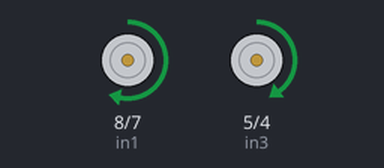
Recording of a sketch running on a simulated Arduino Uno, built with avr-gcc and run on an emulated ATmega328P. On the bench: motor-driver pin pairs drawn as motors (green arrow = first pin HIGH = forward, orange = second pin HIGH = backward, longer = more drive, scaled by the enable pin).

Above: at 4.5 s.
At 13.5 s:
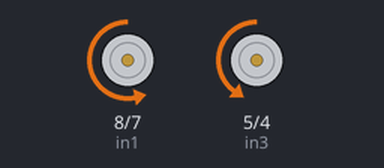
At 22.5 s:
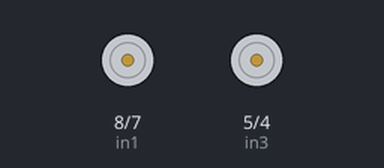
Timing chart, 0 to 35.1 s (numbered marks = the images above):
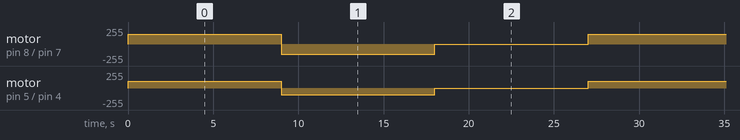

The sketch:

obzor-drayvera-motora-na-l298n-1.ino
```cpp
// Двигатель A
int enA = 9;
int in1 = 8;
int in2 = 7;
// Двигатель B
int enB = 3;
int in3 = 5;
int in4 = 4;

void setup()
{
  pinMode(enA, OUTPUT);
  pinMode(enB, OUTPUT);
  pinMode(in1, OUTPUT);
  pinMode(in2, OUTPUT);
  pinMode(in3, OUTPUT);
  pinMode(in4, OUTPUT);
  digitalWrite(in1, LOW);
  digitalWrite(in2, LOW);
  digitalWrite(in3, LOW);
  digitalWrite(in4, LOW);
}

void loop()
{
// Установка двигателя A и B на максимальную скорость (0 ... 255)
  analogWrite(enA, 150);
  analogWrite(enB, 100);
// Вращение двигателем A и B вперед
  digitalWrite(in1, HIGH);
  digitalWrite(in2, LOW);
  digitalWrite(in3, HIGH);
  digitalWrite(in4, LOW);
  delay(9000);
// Вращение двигателем A и B назад
  digitalWrite(in1, LOW);
  digitalWrite(in2, HIGH);
  digitalWrite(in3, LOW);
  digitalWrite(in4, HIGH);
  delay(9000);
// Отключение мотора A и B
  digitalWrite(in1, LOW);
  digitalWrite(in2, LOW);
  digitalWrite(in3, LOW);
  digitalWrite(in4, LOW);
  delay(9000);
}
```

Measured:
- by itself, motor on pin 8 (in1) / pin 7 (in2): repeats every 27.0 s: backward 150/255 9.0 s, stopped 9.0 s, forward 150/255 9.0 s
- by itself, motor on pin 5 (in3) / pin 4 (in4): repeats every 27.0 s: backward 100/255 9.0 s, stopped 9.0 s, forward 100/255 9.0 s
